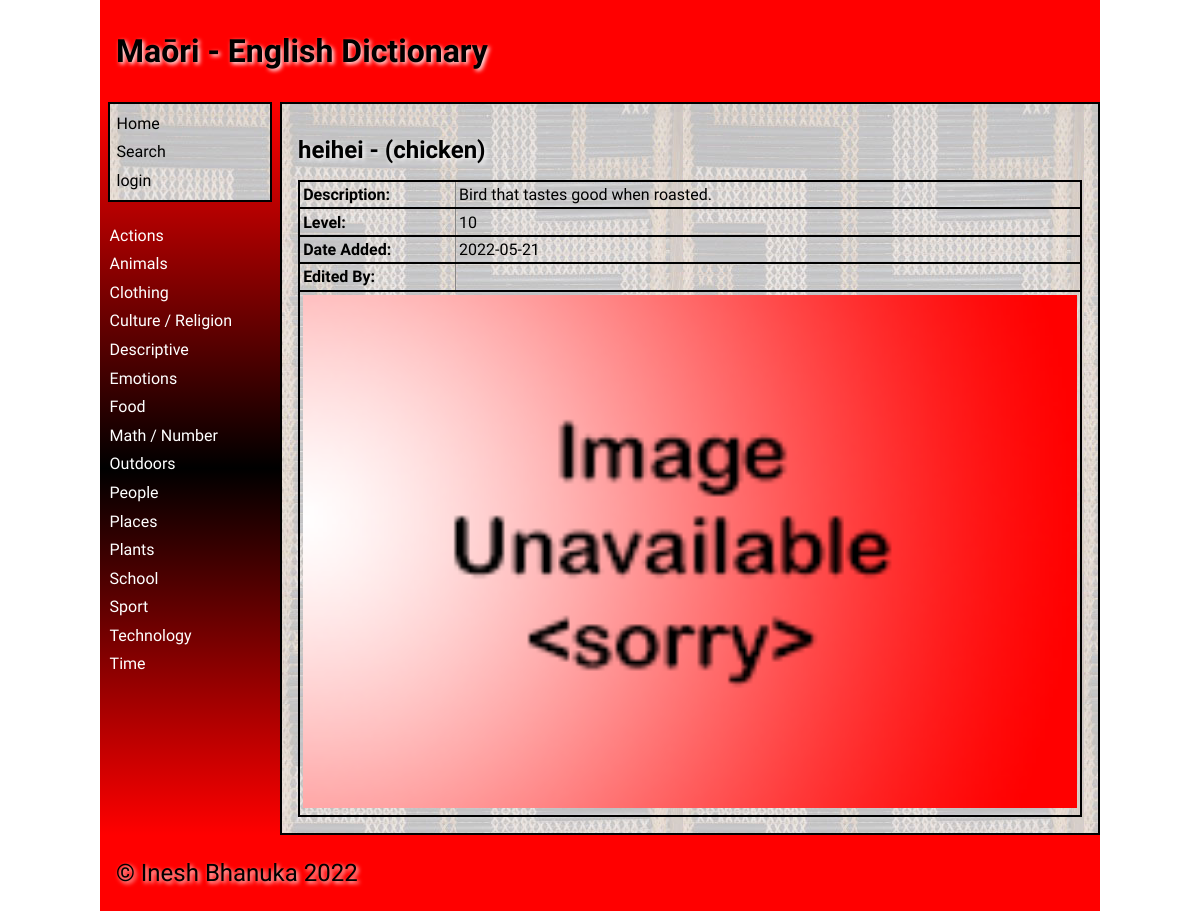
Page /word/41 on the earlier database version.
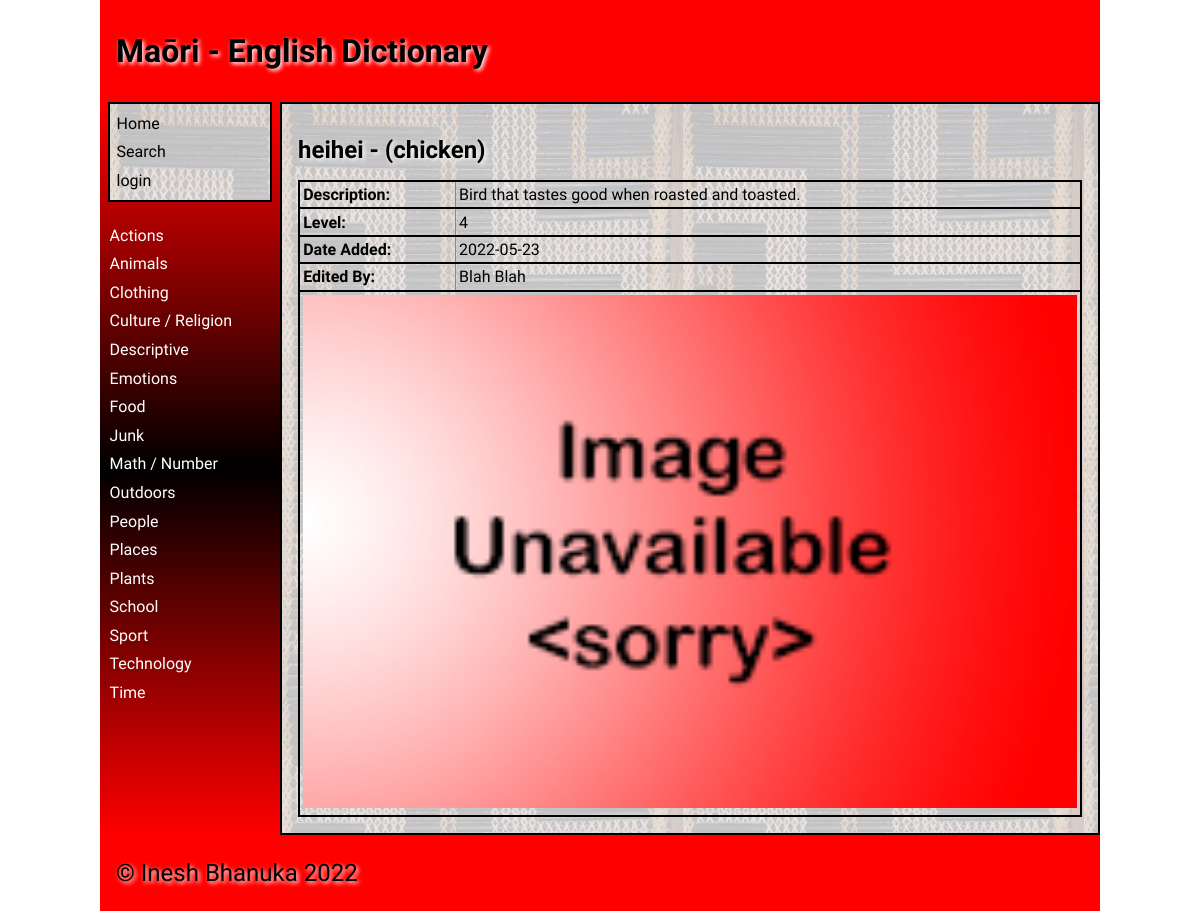
Same page on the later database version.
### tables this page shows
CREATE TABLE "category"
(
    id            integer
        primary key autoincrement,
    category_name varchar(30)
);

CREATE TABLE "dictionary"
(
    id          integer
        primary key autoincrement,
    maori       varchar(30),
    english     varchar(30),
    description varchar(1000),
    level       integer,
    category_id integer
        references category
            on delete cascade,
    user_id     integer
        references user_details
            on delete set null,
    date_added  datetime
);

### app.py (the view, shortened to what this page needs)
@app.route('/word/<id>', methods=["POST", "GET"])
def render_word(id):
    query = """SELECT d.id, d.maori, d.english, d.description, d.level, d.date_added, ifnull(u.first_name, ''), ifnull(u.last_name, '')
               FROM dictionary d
               LEFT JOIN user_details u on d.user_id = u.id
               WHERE d.id = ?"""
    query_results = execute_query(query, [id])
    if issubclass(type(query_results), Error) or len(query_results) == 0:
        return redirect('/?error=Word+could+not+be+retrieved+unknown+error')
    checked = []
    for i in range(1, 11):
        print(i)
        if query_results[0][4] == i:
            checked.append("checked")
        else:
            checked.append("")
    error = request.args.get('error')
    if error is None:
        error = ""
    breadcrumb = request.args.get("breadcrumb")
    if breadcrumb is None:
        breadcrumb = "/"
    return render_template('word.html'
                           , word_details=query_results
                           , logged_in=is_logged_in()
                           , error=error
                           , image_name=get_image_filename(query_results[0][2])
                           , checked=checked
                           , category_list=get_category_list()
                           , allow_edit=allow_edit()
                           , breadcrumb=breadcrumb)

### app.py (called while the page is built, shortened)
def get_connection(db_file):
    try:
        connection = sqlite3.connect(db_file)
        connection.execute('pragma foreign_keys=ON')
        return connection
    except Error as e:
        print(e)
    return None

def get_image_filename(english_name):
    path_file = f"static\\images\\{english_name}.*"
    listing = glob.glob(path_file)
    for filename in listing:
        return os.path.basename(filename)
    return "noimage.png"

def get_category_list():
    category_list = execute_query("SELECT * FROM category ORDER BY category_name")
    if issubclass(type(category_list), Error):
        return []
    return category_list

def allow_edit():
    if not is_logged_in():
        return False

def is_logged_in():
    if session.get('email') is None:
        return False
    else:
        return True

def execute_query(query, args=None):
    connection = get_connection(DATABASE)
    cursor = connection.cursor()
    try:
        if args is None:
            cursor.execute(query)
        else:
            cursor.execute(query, args)
        query_results = cursor.fetchall()
    except sqlite3.Error as e:
        return e
    finally:
        if connection is not None:
            connection.close()
    return query_results

### templates/word.html (shortened to what this page needs)
{% extends "base.html" %}
    {% set id = word_details[0][0] %}
    {% set maori = word_details[0][1] %}
    {% set english = word_details[0][2] %}
    {% set description = word_details[0][3] %}
    {% set level = word_details[0][4] %}
    {% set image = image_name %}
    {% set date_added = word_details[0][5] %}
    {% set edited_by = word_details[0][6] + ' ' + word_details[0][7] %}
{% block main %}
    {% if logged_in and allow_edit %}
        <h2>{{ maori }} - ({{english}})<strong> -</strong> <a href="\delete_word\{{ id }}?breadcrumb={{ breadcrumb }}">Delete Word</a></h2>
    {% else %}
        <h2>{{ maori }} - ({{english}})</h2>
    {% endif %}
    <table class="word-table">
        <tbody>
            {% if maori != None %}
                <tr>
                    <td><strong>Description: </strong></td>
                    <td>{{ description }}</td>
                </tr>
                <tr>
                    <td><strong>Level: </strong></td>
                    <td>{{ level }}</td>
                </tr>
                <tr>
                    <td><strong>Date Added: </strong></td>
                    <td>{{ date_added }}</td>
                </tr>
                <tr>
                    <td><strong>Edited By: </strong></td>
                    <td>{{ edited_by }}</td>
                </tr>
                    <td colspan="2"><img src= "../static/images/{{ image }}"></td>
            {% endif %}
        </tbody>
    </table>
{% endblock %}

### templates/base.html (shortened to what this page needs)
<!doctype html>
<html lang="en">
<head>
	<link href="{{ url_for('static', filename='css/style.css') }}" rel="stylesheet">
</head>
<body>
	<div id="container">
		<header>
			<h1>{% block heading %}Maōri - English Dictionary{% endblock %}</h1>
		</header>
		<nav style="padding-top: 0">
			<ul>
                <div class="main-links">
                <li><a href="/" style="color: black;">Home</a></li>
				<li><a href="/search/~" style="color: black;">Search</a></li>
				{% if logged_in %}
                    {% if allow_edit %}
					    <li><a href="/addcategory" style="color: black;">Add Category</a></li>
                    {% endif %}
					<li><a href="/logout" style="color: black;">Logout</a></li>
                {% else %}
                    <li><a href="/login" style="color: black;">login</a></li>
                {% endif %}
                </div>
            <br>
                {% for category in category_list %}
                    <li><a href="/category/{{ category[0] }}">{{ category[1] }}</a></li>
                {% endfor %}
			</ul>
		</nav>
		<main style="border: solid black 2px">
            {% block main %}{% endblock %}
        </main>
		<footer>
			<p>
				&copy; Inesh Bhanuka 2022
			</p>
		</footer>
	</div>
</body>
</html>

### static/css/style.css (style rules this page uses)
* { font-family: Comfortaa, sans-serif; margin: 0; padding: 0; box-sizing: border-box; }
.main-links { background-image: url('../images/poutama.jpg'); padding: 5px; color: black !important; border: solid black 2px; }
#container { display: grid; grid-template-columns: 75px auto; grid-template-areas: 'nav header' 'main main' 'footer footer'; }
header { grid-area: header; background-color: #f00; padding: 1rem; }
nav { grid-area: nav; }
main { grid-area: main; padding: 1rem; background-color: #edd; }
h1, h2, h3, h4 { padding: 1rem 0; font-family: 'Suez One', serif; color: #000; text-shadow: 2px 2px 4px #fff; }
p { padding: 0.5rem 0; }
a { color: #222; }
img { width: 100%; }
table { width: 100%; border: 2px solid #666; border-collapse: collapse; }
.word-table tbody tr { border: 2px solid black; width: 100%; }
.word-table td:first-child { width: 20% }
th, td { border: 1px solid #888; padding: 0.2rem; text-align: left; }
tr td:last-child { width: 90px; }
footer { grid-area: footer; padding: 1rem; background-color: #f00; }
footer p { color: #000; text-shadow: 2px 2px 4px #fff; font-size: 1.5rem; }
@media only screen and (min-width: 768px) { #container { grid-template-columns: 180px auto; grid-template-areas: 'header header' 'nav main' 'footer footer'; } }
@media only screen and (min-width: 768px) { nav { background: linear-gradient(180deg, rgba(255,0,0,1) 0%, rgba(0, 0, 0, 1) 50%, rgba(255,0,0,1) 100%); padding: 0.5rem; } }
@media only screen and (min-width: 768px) { nav ul { list-style: none; } }
@media only screen and (min-width: 768px) { nav li { padding: 0.3rem 0 0.3rem 0.1rem; } }
@media only screen and (min-width: 768px) { nav a { color: #fff; text-decoration: none; } }
@media only screen and (min-width: 768px) { main { background-image: url('../images/poutama.jpg'); } }
@media only screen and (min-width: 1000px) { #container { width: 1000px; margin: auto; } }

Differences in the rows shown:
added category: category_name "Junk"
changed dictionary "heihei": description "Bird that tastes good when roasted." → "Bird that tastes good when roasted and toasted."; date_added "2022-05-21" → "2022-05-23"
Other differences:
{{ level }}: "10" → "4"
{{ edited_by }}: (not shown) → "Blah Blah"
